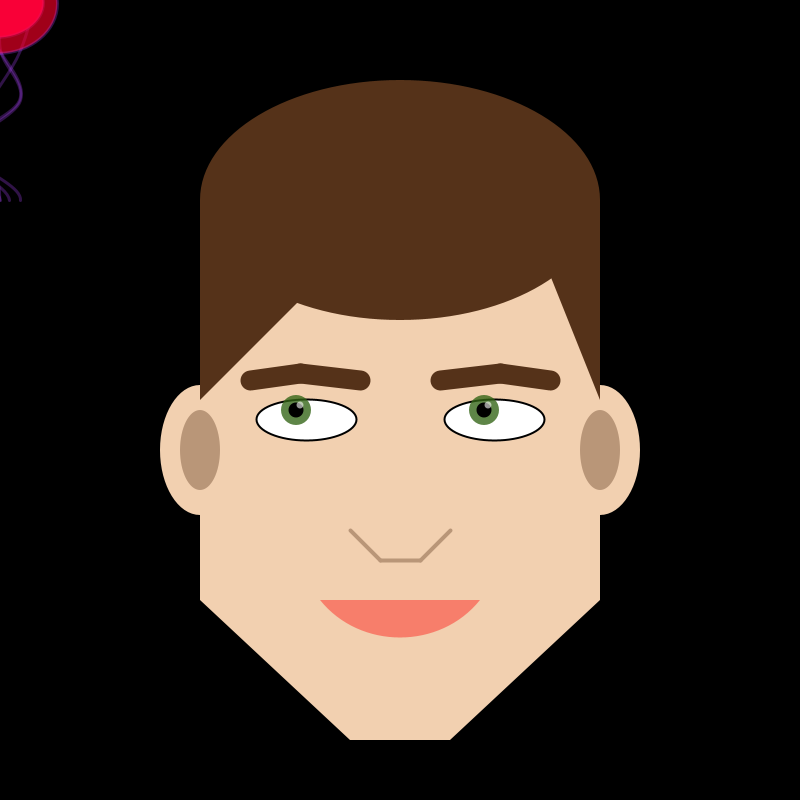
Frame 1 (no input)
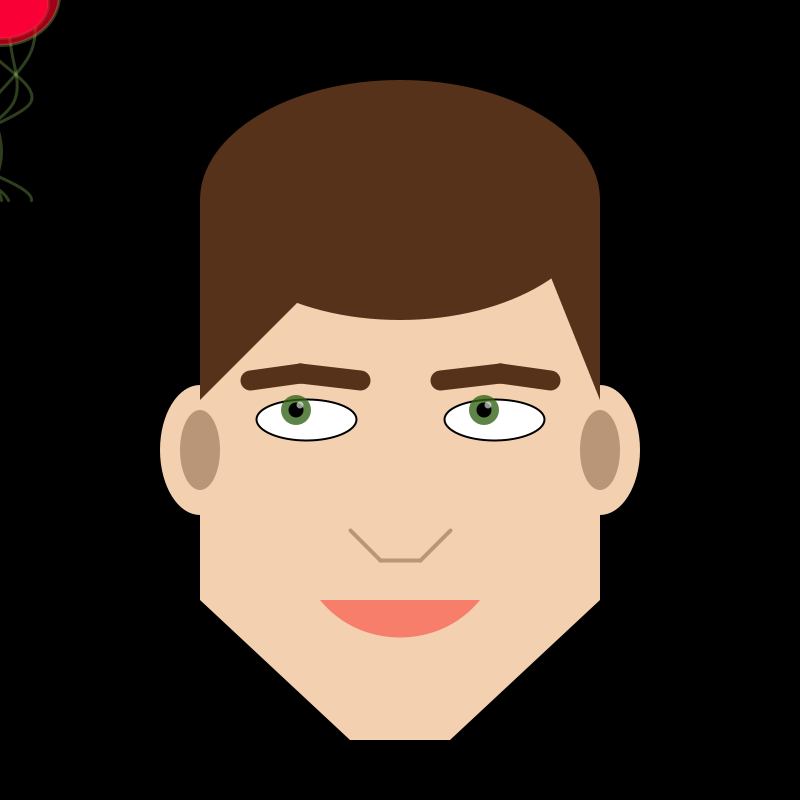
Frame 60 (the mouse pressed at the canvas centre just before this capture)
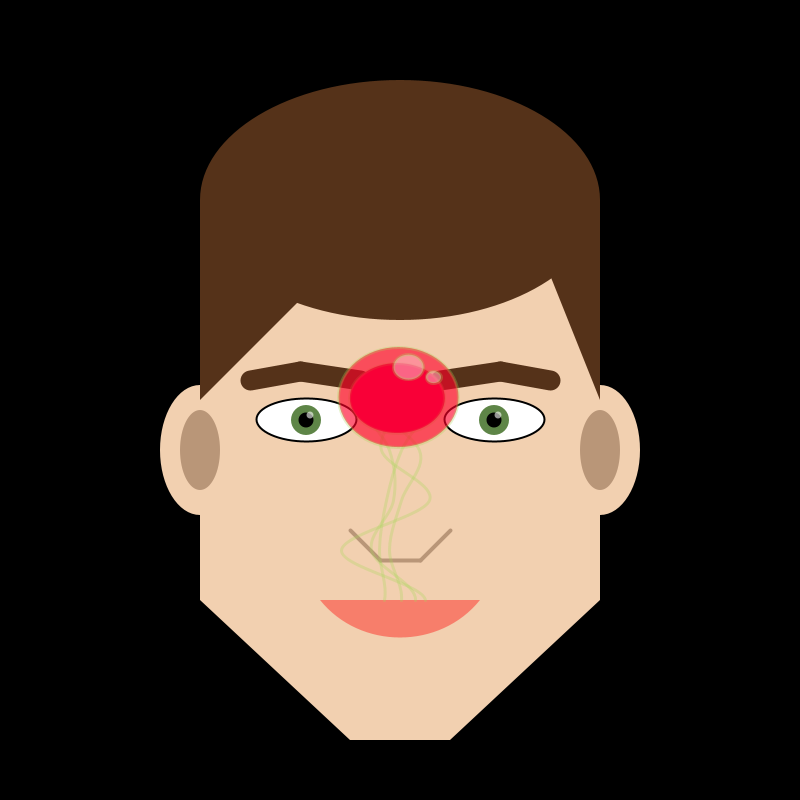
Frame 120 (the mouse held since frame 60 and released just before this capture)

The Processing sketch that drew these frames (run headless with seeded random() and noise(); from frame 60 on, the mouse is pressed at the canvas centre):

// Processing sketch: processing_38868
// ── processing_38868.pde

/***********************
dynamic self portrait
Week 2, intro to processing with Matt Richard
Zach P. 9/13/11
***********************/

float monsterX;
float monsterY;
float browY;
float eyeSize;
float xTail = 0;
float incrTail = .5;

void setup(){
  size(800,800);
  smooth();
  background(0);
}

void draw(){
background(0);

//PORTRAIT

//face
noStroke();
fill(242,208,176);
rectMode(CENTER);
rect(400,400,400,400);
quad(200,600,350,740,450,740,600,600);
ellipse(200,450,80,130);
ellipse(600,450,80,130);
fill(185,150,120);
ellipse(200,450,40,80);
ellipse(600,450,40,80);
//hair
fill(85,50,25);
ellipse(400,200,400,240);
triangle(200,200,200,400,400,200);
triangle(600,200,600,400,520,200);
//brows
browY = 374 - constrain((500/dist(mouseX,mouseY,400,625)),0,20);
stroke(85,50,25);
strokeWeight(20);
line(440,380,500,browY);
line(360,380,300,browY);
line(500,browY,550,380);
line(300,browY,250,380);
//nose
strokeWeight(4);
strokeCap(ROUND);
stroke(185,150,120);
line(350,530,380,560);
line(380,560,420,560);
line(420,560,450,530);
//mouth
noStroke();
fill(255,0,0,100);
if ((mouseX >= 300) && (mouseX <= 500) && (mouseY >= 550) && (mouseY <= 650)) {
bezier(310,625,350,575,450,575,490,625);
}
else{
bezier(320,600,360,650,440,650,480,600);
}
/*see the bezier
strokeWeight(1);
stroke(0);
line(320,600,360,650);
line(440,650,480,600);
*/

//eyes
eyeSize = 40 + constrain((500/dist(mouseX,mouseY,400,625)),0,10);
stroke(0);
strokeWeight(2);
fill(255);
ellipse(306,420,100,eyeSize);
ellipse(494,420,100,eyeSize);
noStroke();
fill(100,100,30);
//moving eyes
noStroke();
fill(50,100,20,200);
ellipse ((map(mouseX,0,800,296,316)), (map(mouseY,0,800,410,430)), 30, 30);
ellipse ((map(mouseX,0,800,484,504)), (map(mouseY,0,800,410,430)), 30, 30);
fill(0);
ellipse ((map(mouseX,0,800,296,316)), (map(mouseY,0,800,410,430)), 15, 15);
ellipse ((map(mouseX,0,800,484,504)), (map(mouseY,0,800,410,430)), 15, 15);
fill(255,255,255,150);
ellipse ((map(mouseX,0,800,300,320)), (map(mouseY,0,800,405,425)), 7, 7);
ellipse ((map(mouseX,0,800,488,508)), (map(mouseY,0,800,405,425)), 7, 7);

//MONSTER

//tentacles

xTail += incrTail;
if (xTail > 20 || xTail < -20) {
incrTail *= -1;
}
 
  stroke (random(255),random(255),random(255), 75);
  strokeWeight (3);
  noFill ();
  beginShape();
  curveVertex (mouseX-60, mouseY-20);
  curveVertex (mouseX-40, mouseY);
  curveVertex (mouseX-xTail, mouseY+50);
  curveVertex (mouseX+20+xTail, mouseY+100);
  curveVertex (mouseX-30-xTail, mouseY+150);
  curveVertex (mouseX+20+xTail, mouseY+200);
  curveVertex (mouseX-40-xTail, mouseY+250);
  endShape();
  
    beginShape();
  curveVertex (mouseX-20, mouseY-20);
  curveVertex (mouseX, mouseY);
  curveVertex (mouseX+xTail, mouseY+50);
  curveVertex (mouseX+20-xTail*.5, mouseY+100);
  curveVertex (mouseX-40+xTail, mouseY+150);
  curveVertex (mouseX+10-xTail*.8, mouseY+200);
  curveVertex (mouseX-30+xTail, mouseY+250);
  endShape();
  
     beginShape();
  curveVertex (mouseX, mouseY-20);
  curveVertex (mouseX+30, mouseY);
  curveVertex (mouseX+20+xTail, mouseY+50);
  curveVertex (mouseX-10+xTail*.2, mouseY+100);
  curveVertex (mouseX-40-xTail, mouseY+150);
  curveVertex (mouseX+xTail*.8, mouseY+200);
  curveVertex (mouseX-20+xTail, mouseY+250);
  endShape();
  
      beginShape();
  curveVertex (mouseX, mouseY-20);
  curveVertex (mouseX-40, mouseY);
  curveVertex (mouseX-30-xTail, mouseY+50);
  curveVertex (mouseX-10-xTail*.2, mouseY+100);
  curveVertex (mouseX-10+xTail, mouseY+150);
  curveVertex (mouseX-xTail*.8, mouseY+200);
  curveVertex (mouseX-20+xTail, mouseY+250);
  endShape();
  
  //body
monsterX = (mouseX+random(-5,5));
monsterY = (mouseY+random(-5,5));

ellipseMode(CENTER);
fill(240,0,80);
ellipse(mouseX-2+random(-5,5),mouseY+3+random(-5,5),95,70);
fill(255,0,40,160);
ellipse(monsterX,monsterY,120,100);
fill(255,255,255,100);
ellipse(monsterX+10,monsterY-30,30,25);
ellipse(monsterX+35,monsterY-20,15,12);
}
